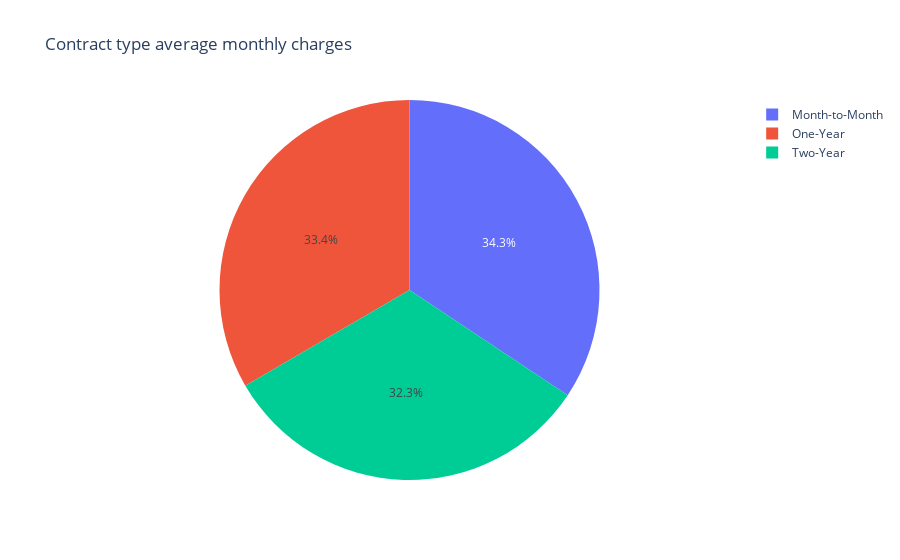

This figure's notebook cell:
### Code cell
# Conatructing a pie chart
px.pie(mean_churn_charges, values="MonthlyCharges", names="ContractType", color="ContractType", title="Contract type average monthly charges")

### Figure 1 — Plotly figure (JSON) as saved in the notebook; plotly's stock layout.template omitted (floating-point values rounded to 4 significant figures)
{"data": [{"customdata": [["Month-to-Month"], ["One-Year"], ["Two-Year"]], "domain": {"x": [0, 1], "y": [0, 1]}, "hovertemplate": "ContractType=%{customdata[0]}<br>MonthlyCharges=%{value}<extra></extra>", "labels": ["Month-to-Month", "One-Year", "Two-Year"], "legendgroup": "", "marker": {"colors": ["#636efa", "#EF553B", "#00cc96"]}, "name": "", "showlegend": true, "type": "pie", "values": [75.91, 73.82, 71.33]}], "layout": {"legend": {"tracegroupgap": 0}, "title": {"text": "Contract type average monthly charges"}}}
